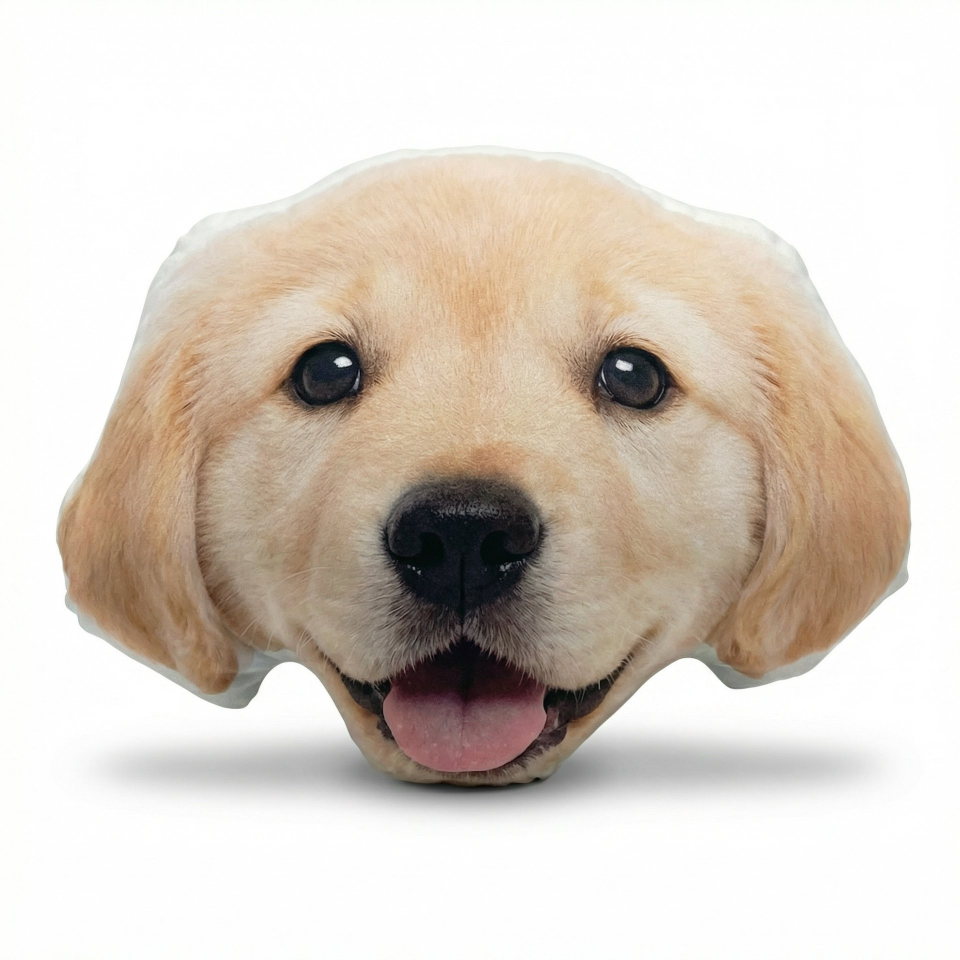
#> input picture skills/agnes-studio/assets/head-pillow.jpg, 1920 x 1920 px (shown at 1/2 size)
$ python keycut.py -i ../assets/head-pillow.jpg
#> lines starting #> are read from the running program, lines starting #| are printed output that depends on the picture
#!/usr/bin/env python3
"""
Agnes Studio S4 — 键色抠图（确定性颜色阈值，无任何本地 ML 分割模型）

背景：本地 ML 抠图（rembg/BRIA/u2net）历史实测边缘质量不达标，已禁用。
本技能抠图路线 = 云端生成模型把主体放到纯色键色背景（gen.py 垫图）→ 本脚本做
确定性的颜色阈值转 alpha。边缘质量由云端模型决定，本脚本只做数学运算。

用法：
  python keycut.py --image 键色结果.png --output 透明底.png          # --key 默认 auto
  python keycut.py --image 键色结果.png --key FF00FF --tolerance 110 --despill

--key auto（默认）：从图像四周边缘环带自动检测键色（中位数取样 + 均匀性校验），
适用于生成模型输出的"近似绿幕"（实测 agnes 输出约 RGB(65,170,25) 而非纯 #00FF00）。
"""
import argparse
import sys
from pathlib import Path

import numpy as np
from PIL import Image, ImageFilter


def hex_to_rgb(h: str):
    h = h.lstrip("#")
    return tuple(int(h[i:i + 2], 16) for i in (0, 2, 4))


def detect_key_color(arr: np.ndarray, border_ratio: float = 0.04):
    """从图像边缘环带检测键色。返回 (key_rgb_float, 边缘均匀性std)。

    假设主体不贴边（键色 prompt 已要求主体居中留边）。
    """
    h, w, _ = arr.shape
    t = max(2, int(min(h, w) * border_ratio))
    border = np.concatenate([
        arr[:t, :, :].reshape(-1, 3),
        arr[-t:, :, :].reshape(-1, 3),
        arr[:, :t, :].reshape(-1, 3),
        arr[:, -t:, :].reshape(-1, 3),
    ]).astype(np.float32)
    key = np.median(border, axis=0)
    std = float(border.std(axis=0).mean())
    return key, std


def keycut(img: Image.Image, key_rgb: tuple, tolerance: float,
           feather: int, despill: bool) -> Image.Image:
    arr = np.asarray(img.convert("RGB"), dtype=np.float32)
    kr, kg, kb = key_rgb

    dist = np.sqrt(np.sum((arr - np.array([kr, kg, kb], dtype=np.float32)) ** 2,
                          axis=2))

    # alpha 斜坡：inner 之内全透明，outer 之外全不透明
    inner = tolerance * 0.55
    outer = tolerance * 1.15
    alpha = np.clip((dist - inner) / max(outer - inner, 1e-6), 0.0, 1.0) * 255.0
    alpha = alpha.astype(np.uint8)

    # 轻度羽化（只作用于 alpha 通道）
    if feather > 0:
        alpha_img = Image.fromarray(alpha, mode="L").filter(
            ImageFilter.GaussianBlur(radius=feather / 2))
        alpha = np.asarray(alpha_img)

    rgb = arr.astype(np.float32)

    # 去键色溢出（despill）：半透明边缘像素中，键色通道不得高于其余两通道的较大值
    if despill:
        edge = (alpha > 8) & (alpha < 247)
        if key_rgb[1] >= key_rgb[0] and key_rgb[1] >= key_rgb[2]:  # 绿幕
            limit = np.maximum(rgb[..., 0], rgb[..., 2])
            rgb[..., 1] = np.where(edge, np.minimum(rgb[..., 1], limit), rgb[..., 1])
        elif key_rgb[0] >= key_rgb[1] and key_rgb[0] >= key_rgb[2]:  # 红/品红幕
            limit = np.maximum(rgb[..., 1], rgb[..., 2])
            rgb[..., 0] = np.where(edge, np.minimum(rgb[..., 0], limit), rgb[..., 0])
        else:  # 蓝幕
            limit = np.maximum(rgb[..., 0], rgb[..., 1])
            rgb[..., 2] = np.where(edge, np.minimum(rgb[..., 2], limit), rgb[..., 2])

    out = np.dstack([rgb.astype(np.uint8), alpha])
    return Image.fromarray(out, mode="RGBA")


def main():
    ap = argparse.ArgumentParser(description="键色抠图（确定性，无 ML）")
    ap.add_argument("--image", "-i", required=True, help="键色背景图（云端生成结果）")
    ap.add_argument("--output", "-o", default=None, help="输出路径（默认 {原名}_cutout.png）")
    ap.add_argument("--key", default="auto",
                    help="键色 hex（如 00FF00）或 auto=自动检测边缘键色，默认 auto")
    ap.add_argument("--tolerance", type=float, default=90.0,
                    help="键色容差（RGB 欧氏距离），默认 90；边缘泛键色时调大")
    ap.add_argument("--feather", type=int, default=2, help="alpha 羽化像素，默认 2")
    ap.add_argument("--despill", action="store_true",
                    help="去除半透明边缘的键色溢出")
    ap.add_argument("--preview", default=None,
                    help="可选：输出棋盘格/白底预览图路径")
    args = ap.parse_args()

    src = Path(args.image)
    if not src.exists():
        sys.exit(f"ERROR: 文件不存在: {src}")

    img = Image.open(src)
#> img is the input picture: PIL image 1920x1920 RGB; mean R, G, B 217, 208.1, 198.7
    w, h = img.size
#> w = 1920; h = 1920
    arr = np.asarray(img.convert("RGB"), dtype=np.float32)

    detected_key = None
    if args.key.lower() == "auto":
        key_rgb_f, border_std = detect_key_color(arr)
#> in detect_key_color, `key = np.median(border, axis=0)`: key = [254, 254, 254]
#> in detect_key_color, `std = float(border.std(axis=0).mean())`: std = 1.65
#> key_rgb_f = [254, 254, 254]; border_std = 1.65
        detected_key = [int(round(v)) for v in key_rgb_f]
#> detected_key = [254, 254, 254]
        key_rgb = tuple(detected_key)
#> key_rgb = (254, 254, 254)
        key_label = (f"auto 检测到 RGB{tuple(detected_key)} "
                     f"(边缘均匀性std={border_std:.1f})")
        if border_std > 40:
            print(f"WARNING: 边缘颜色不均匀 (std={border_std:.0f})，"
                  "背景可能不是纯色键色，结果可能不可靠；"
                  "可显式指定 --key 重试", file=sys.stderr)
    else:
        key_rgb = hex_to_rgb(args.key)
        key_label = f"#{args.key.upper()}"

    print(f"输入: {src} ({w}x{h}) | 键色 {key_label} | "
          f"tolerance={args.tolerance} feather={args.feather} "
          f"despill={args.despill}", file=sys.stderr)

    result = keycut(img, key_rgb, args.tolerance, args.feather, args.despill)
#> in keycut, `kr, kg, kb = key_rgb`: kr = 254
#> in keycut, `dist = np.sqrt(np.sum((arr - np.array([kr, kg, kb], dtype=np.float32))..`:
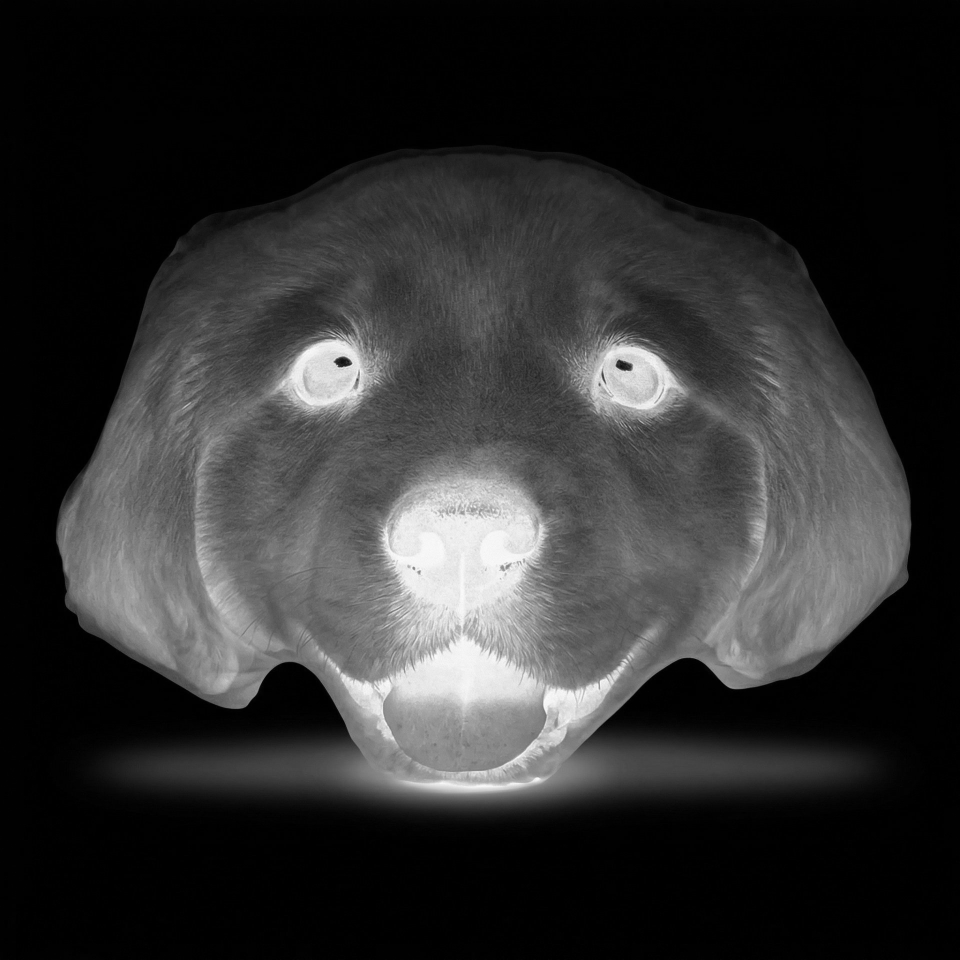
#> dist: shape (1920, 1920) float32 (shown at 1/2 size); min 0, max 439.4, mean 81.9; drawn with min black and max white
#> in keycut, `alpha = np.clip((dist - inner) / max(outer - inner, 1e-6), 0.0, 1.0) *..`:
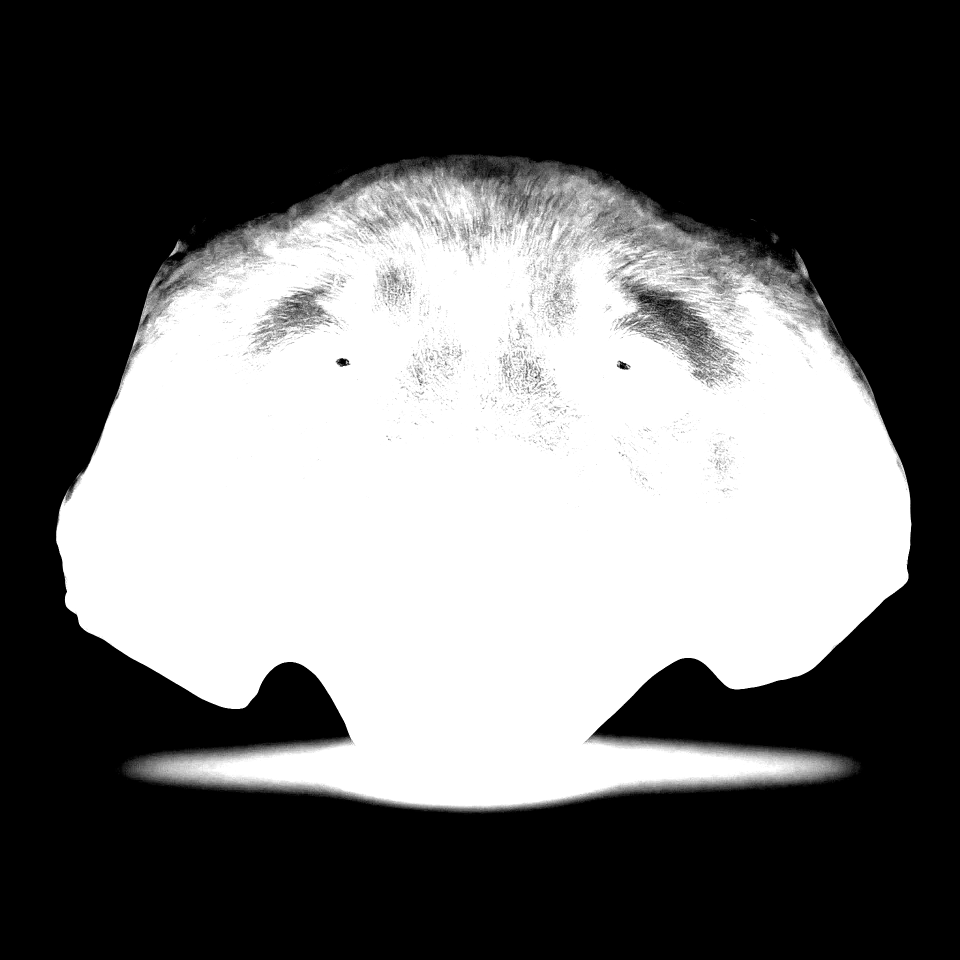
#> alpha: shape (1920, 1920) float32 (shown at 1/2 size); min 0, max 255, mean 106.5
#> in keycut, `out = np.dstack([rgb.astype(np.uint8), alpha])`:
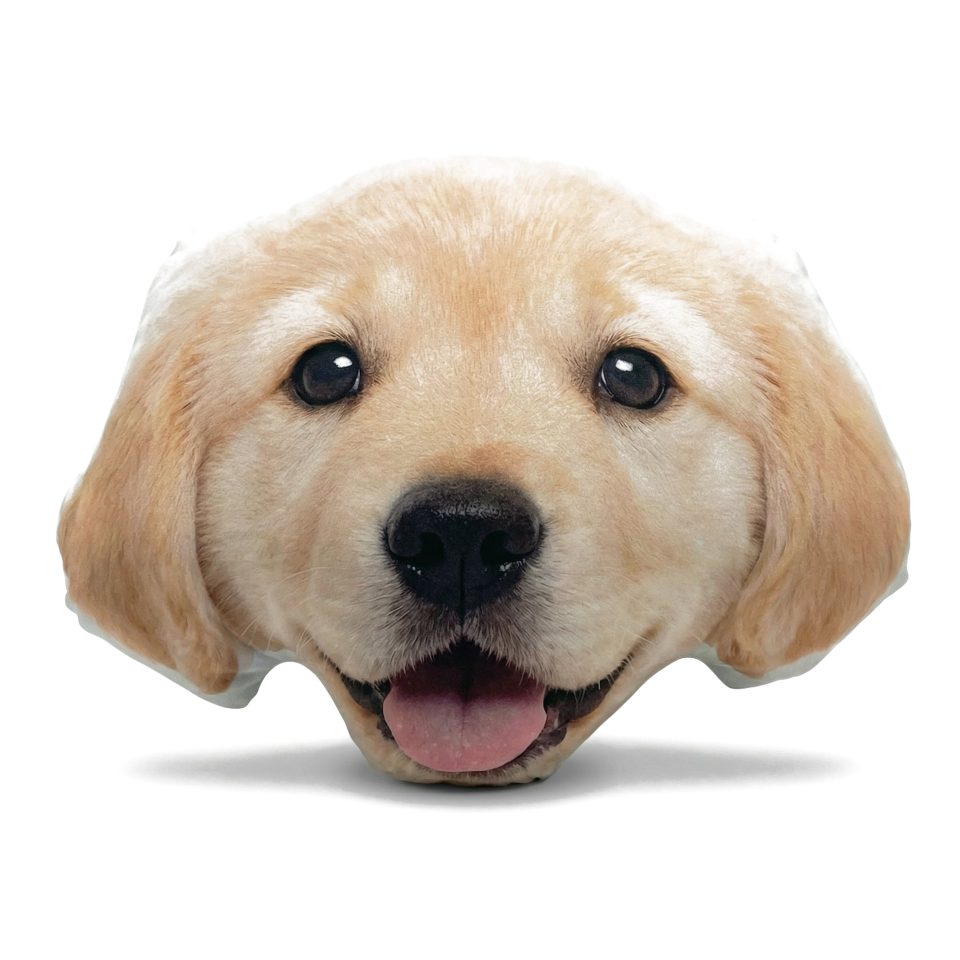
#> out: shape (1920, 1920, 4) (shown at 1/2 size); mean R, G, B, A 217, 208.1, 198.7, 106.4; transparent parts drawn white

    # 统计
    alpha = np.asarray(result)[..., 3]
    opaque_ratio = float(np.mean(alpha > 240))
#> opaque_ratio = 0.361
    transparent_ratio = float(np.mean(alpha < 15))
#> transparent_ratio = 0.545
    print(f"不透明像素占比 {opaque_ratio:.1%} | 全透明占比 {transparent_ratio:.1%}",
          file=sys.stderr)
    if opaque_ratio > 0.95:
        print("WARNING: 几乎全图不透明，键色阈值可能未命中（考虑调大 --tolerance "
              "或换 --key）", file=sys.stderr)
    if transparent_ratio > 0.99:
        print("WARNING: 几乎全图透明，主体可能被吃掉（考虑调小 --tolerance）",
              file=sys.stderr)

    out = Path(args.output) if args.output else src.with_name(src.stem + "_cutout.png")
    result.save(out)
#> (the run stopped early here; a loop or call above may not have finished)

$ run again, on skills/doubao-image-mcp/scripts/doubao_fatal_debug.png
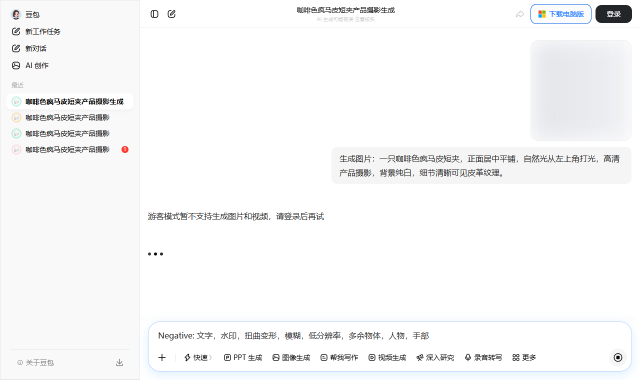
#> input picture skills/doubao-image-mcp/scripts/doubao_fatal_debug.png, 1280 x 759 px (shown at 1/2 size)
#> in main, img is the input picture: PIL image 1280x759 RGB; mean R, G, B 247.5, 247.8, 248.3
#> key = [249, 251, 255]
#> std = 35.09
#> key_rgb_f = [249, 251, 255]; border_std = 35.09
#> detected_key = [249, 251, 255]
#> key_rgb = (249, 251, 255)
#> kr = 249; kg = 251; kb = 255
#> in keycut, `alpha = np.clip((dist - inner) / max(outer - inner, 1e-6), 0.0, 1.0) *..`:
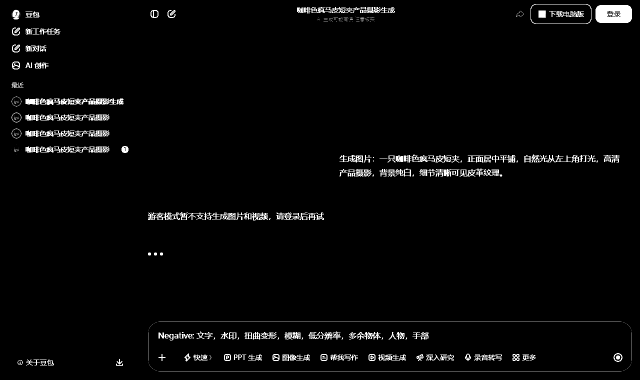
#> alpha: shape (759, 1280) float32 (shown at 1/2 size); min 0, max 255, mean 7.1
#> in keycut, `out = np.dstack([rgb.astype(np.uint8), alpha])`:
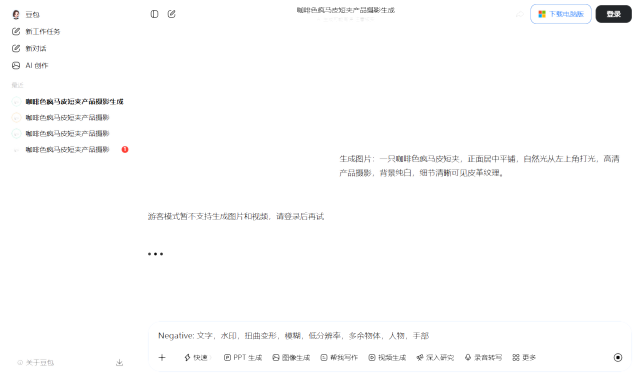
#> out: shape (759, 1280, 4) (shown at 1/2 size); mean R, G, B, A 247.5, 247.8, 248.3, 7.1; transparent parts drawn white
#> opaque_ratio = 0.0025
#> transparent_ratio = 0.936
